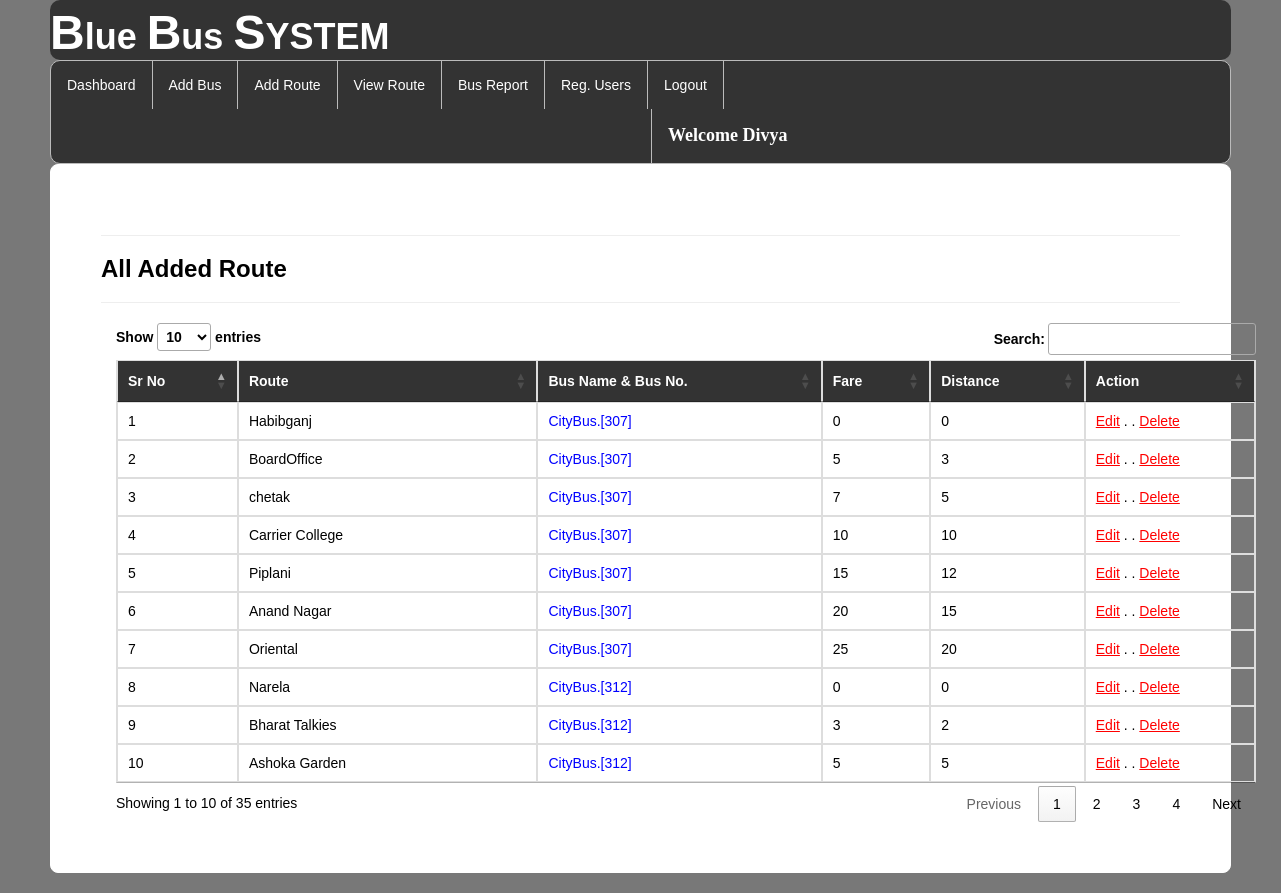
Page /availableroute/ (signed in) on the committed database.
### bus/models.py (models this page shows, shortened)
class Add_route(models.Model):
    bus = models.ForeignKey(Add_Bus,on_delete=models.CASCADE,null=True)
    route = models.CharField(max_length=100,null=True)
    distance=models.IntegerField(null=True)
    fare=models.IntegerField(null=True)

class Add_Bus(models.Model):
    busname = models.CharField(max_length=30,null=True)
    bus_no = models.IntegerField(null=True)
    from_city = models.CharField(max_length=30,null=True)
    to_city = models.CharField(max_length=30,null=True)
    departuretime=models.CharField(max_length=30,null=True)
    arrivaltime=models.CharField(max_length=30,null=True)
    trevaltime=models.CharField(max_length=100,null=True)
    distance=models.IntegerField(null=True)
    img=models.FileField(null=True)

### bus/views.py (the view)
# urls.py: path('availableroute/', displayroute, name="availableroute"),
def displayroute(request):
    if not request.user.is_authenticated:
        return redirect('login')
    data = Add_route.objects.all()
    data2 = Add_Bus.objects.all()
    d = {'data':data,'data2':data2}
    return render(request,"availableroute.html",d)

### bus/templates/availableroute.html (shortened to what this page needs)
{% extends 'navigation3.html' %}
{% load static %}
{% block b %}
<div style="color:Black;border:1px solid white;border-radius:8px;background-color:white;padding:50px">
<hr><h3><strong>All Added Route</strong></h3><hr>
        <div class="container">
<table class="table table-bordered" id="myTable">
  <thead style="color:white;background-color:#333">
  <tr>
    <th>Sr No</th>
    <th>Route</th>
      <th>Bus Name & Bus No.</th>
    <th>Fare</th>
    <th>Distance</th>
    <th>Action</th>
  </tr>
  </thead>
   <tbody>
{% for i in data %}
  <tr>
    <td>{{forloop.counter}}</td>
    <td>{{i.route}}</td>
      <td style="color:blue">{{i.bus.busname}}.[{{i.bus.bus_no}}]</td>
    <td>{{i.fare}}</td>
    <td>{{i.distance}}</td>
    <td style="100px"><a href="{% url 'editroute' i.id %}" style="color:red"><u>Edit</u></a> . .
        <a href="{% url 'delete_route' i.id %}" style="color:red"><u>Delete</u></a></td>
  </tr>{% endfor %}
    </tbody>
</table>
 </div>
</div>
{% endblock %}

### bus/templates/navigation3.html (shortened to what this page needs)
{% extends 'head.html' %}
{% load static %}
{% block body %}
<link rel = stylesheet href = "//cdn.datatables.net/1.10.19/css/jquery.dataTables.min.css">
<ul class="id2">
  <li id="id1"><a href="{% url 'admindashboard' %}">Dashboard</a></li>
  <li id="id1"><a href="{% url 'add_bus' %}">Add Bus</a></li>
  <li id="id1"><a href="{% url 'add_route' %}">Add Route</a></li>
  <li id="id1"><a href="{% url 'availableroute' %}">View Route</a></li>
  <li id="id1"><a href="{% url 'view_bus'%}">Bus Report</a></li>
<li id="id1"><a href="{% url 'view_regusers' %}">Reg. Users</a></li>
  <li id="id1"><a href="{% url 'log_out' %}">Logout</a></li>
      <li id="id2" style="margin-left:600px"><a href="" style="color:white"><strong style="font-size:18px;font-family:cursive">Welcome {{request.user.username}}</strong></a></li>
</ul>
{% block b %}
{% endblock %}
{% endblock %}

### bus/templates/head.html (shortened to what this page needs)
<!DOCTYPE html>
<html lang="en">
<head>
  <link rel="stylesheet" href="https://maxcdn.bootstrapcdn.com/bootstrap/3.4.1/css/bootstrap.min.css">
</head>
<body style="background-color:hsl(0, 0%, 47%);margin-left:50px;margin-right:50px;margin-bottom:20px">
    <h1 style="background-color: #333;border-radius:10px;"><strong><font size="16">B</font>lue <font size="16">B</font>us <font size="16">S</font>YSTEM
    </strong></h1>
</body>
{% block body %}
{% endblock %}
</html>

### bus/templates/head.html (style rules this page uses)
h1 { margin:0px;padding-top:7px;padding-buttom:7px;color:white; }

### bus/templates/navigation3.html (style rules this page uses)
.id2 { list-style-type: none; margin: 0; padding: 0; overflow: hidden; background-color: #333; border-radius:10px; border:1px solid #bbb; }
#id1 { float: left; border-right:1px solid #bbb; }
#id2 { float: left; border-left:1px solid #bbb; }
li:last-child { border-right: none; }
li a { display: block; color: white; text-align: center; padding: 14px 16px; text-decoration: none; }
body { font-family: Arial, Helvetica, sans-serif; }

### rows in the picture
Add_route: route "Habibganj", bus.busname "CityBus", bus.bus_no "307", fare "0", distance "0"
Add_route: route "BoardOffice", bus.busname "CityBus", bus.bus_no "307", fare "5", distance "3"
Add_route: route "chetak", bus.busname "CityBus", bus.bus_no "307", fare "7", distance "5"
Add_route: route "Carrier College", bus.busname "CityBus", bus.bus_no "307", fare "10", distance "10"
Add_route: route "Piplani", bus.busname "CityBus", bus.bus_no "307", fare "15", distance "12"
Add_route: route "Anand Nagar", bus.busname "CityBus", bus.bus_no "307", fare "20", distance "15"
Add_route: route "Oriental", bus.busname "CityBus", bus.bus_no "307", fare "25", distance "20"
Add_route: route "Narela", bus.busname "CityBus", bus.bus_no "312", fare "0", distance "0"
Add_route: route "Bharat Talkies", bus.busname "CityBus", bus.bus_no "312", fare "3", distance "2"
Add_route: route "Ashoka Garden", bus.busname "CityBus", bus.bus_no "312", fare "5", distance "5"

### other values in the picture
{{ request.user.username }} "Divya"
